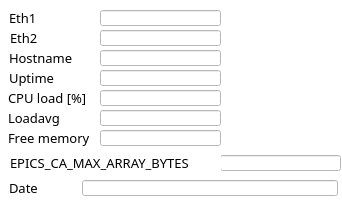
<?xml version="1.0" encoding="UTF-8"?>
<ui version="4.0">
 <class>MainWindow</class>
 <widget class="QMainWindow" name="MainWindow">
  <property name="geometry">
   <rect>
    <x>0</x>
    <y>0</y>
    <width>342</width>
    <height>201</height>
   </rect>
  </property>
  <property name="windowTitle">
   <string extracomment="Libera">Libera Brilliance+</string>
  </property>
  <property name="accessibleName">
   <string>Libera Brilliance+</string>
  </property>
  <property name="accessibleDescription">
   <string/>
  </property>
  <property name="styleSheet">
   <string notr="true">background-color: rgb(255, 255, 255);</string>
  </property>
  <property name="unifiedTitleAndToolBarOnMac">
   <bool>true</bool>
  </property>
  <property name="Title" stdset="0">
   <string>IOC info</string>
  </property>
  <widget class="QWidget" name="centralwidget">
   <widget class="QLabel" name="label_3">
    <property name="geometry">
     <rect>
      <x>9</x>
      <y>10</y>
      <width>67</width>
      <height>16</height>
     </rect>
    </property>
    <property name="font">
     <font>
      <family>Sans Serif</family>
      <pointsize>10</pointsize>
     </font>
    </property>
    <property name="text">
     <string>Eth1</string>
    </property>
   </widget>
   <widget class="caLineEdit" name="ipaddress">
    <property name="geometry">
     <rect>
      <x>100</x>
      <y>10</y>
      <width>121</width>
      <height>16</height>
     </rect>
    </property>
    <property name="font">
     <font>
      <family>FreeSans</family>
      <pointsize>10</pointsize>
     </font>
    </property>
    <property name="styleSheet">
     <string notr="true">caTextEntry,caLineEdit {background-color: rgba(192, 192, 192, 255); color: rgba(0, 0, 0, 255); border-radius: 1px;} caLineEdit {border: 0px; border-style:outset; padding: 0px 0px 0px 2px; border-color: rgba(0, 0, 0, 255) rgba(0, 0, 0, 255)  rgba(0, 0, 0, 255) rgba(0, 0, 0, 255);} caTextEntry { border: 2px; padding: 0px;} caTextEntry {border-style:inset; border-color: rgba(96, 96, 96, 255) rgba(255, 255, 255, 255)  rgba(255, 255, 255, 255) rgba(96, 96, 96, 255);} caTextEntry:focus {padding: 0px; border: 2px groove rgba(255, 0, 0, 255); border-radius: 1px;} </string>
    </property>
    <property name="channel" stdset="0">
     <string notr="true">$(DEVICE):ioc:ip:eth0</string>
    </property>
    <property name="background">
     <color>
      <red>192</red>
      <green>192</green>
      <blue>192</blue>
     </color>
    </property>
    <property name="colorMode">
     <enum>caLineEdit::Static</enum>
    </property>
    <property name="fontScaleMode">
     <enum>caLineEdit::WidthAndHeight</enum>
    </property>
   </widget>
   <widget class="QLabel" name="label_6">
    <property name="geometry">
     <rect>
      <x>8</x>
      <y>90</y>
      <width>85</width>
      <height>16</height>
     </rect>
    </property>
    <property name="font">
     <font>
      <family>Sans Serif</family>
      <pointsize>10</pointsize>
     </font>
    </property>
    <property name="text">
     <string>CPU load [%]</string>
    </property>
   </widget>
   <widget class="caLineEdit" name="cpuload">
    <property name="geometry">
     <rect>
      <x>100</x>
      <y>90</y>
      <width>121</width>
      <height>16</height>
     </rect>
    </property>
    <property name="font">
     <font>
      <family>FreeSans</family>
      <pointsize>10</pointsize>
     </font>
    </property>
    <property name="styleSheet">
     <string notr="true">caTextEntry,caLineEdit {background-color: rgba(192, 192, 192, 255); color: rgba(0, 0, 0, 255); border-radius: 1px;} caLineEdit {border: 0px; border-style:outset; padding: 0px 0px 0px 2px; border-color: rgba(0, 0, 0, 255) rgba(0, 0, 0, 255)  rgba(0, 0, 0, 255) rgba(0, 0, 0, 255);} caTextEntry { border: 2px; padding: 0px;} caTextEntry {border-style:inset; border-color: rgba(96, 96, 96, 255) rgba(255, 255, 255, 255)  rgba(255, 255, 255, 255) rgba(96, 96, 96, 255);} caTextEntry:focus {padding: 0px; border: 2px groove rgba(255, 0, 0, 255); border-radius: 1px;} </string>
    </property>
    <property name="channel" stdset="0">
     <string notr="true">$(DEVICE):ioc:cpu</string>
    </property>
    <property name="background">
     <color>
      <red>192</red>
      <green>192</green>
      <blue>192</blue>
     </color>
    </property>
    <property name="colorMode">
     <enum>caLineEdit::Static</enum>
    </property>
    <property name="fontScaleMode">
     <enum>caLineEdit::WidthAndHeight</enum>
    </property>
   </widget>
   <widget class="QLabel" name="label_2">
    <property name="geometry">
     <rect>
      <x>9</x>
      <y>50</y>
      <width>67</width>
      <height>16</height>
     </rect>
    </property>
    <property name="font">
     <font>
      <family>Sans Serif</family>
      <pointsize>10</pointsize>
     </font>
    </property>
    <property name="text">
     <string>Hostname</string>
    </property>
   </widget>
   <widget class="caLineEdit" name="hostname">
    <property name="geometry">
     <rect>
      <x>100</x>
      <y>50</y>
      <width>121</width>
      <height>16</height>
     </rect>
    </property>
    <property name="font">
     <font>
      <family>FreeSans</family>
      <pointsize>10</pointsize>
     </font>
    </property>
    <property name="channel" stdset="0">
     <string notr="true">$(DEVICE):ioc:hostname</string>
    </property>
    <property name="background">
     <color>
      <red>192</red>
      <green>192</green>
      <blue>192</blue>
     </color>
    </property>
    <property name="colorMode">
     <enum>caLineEdit::Static</enum>
    </property>
    <property name="fontScaleMode">
     <enum>caLineEdit::WidthAndHeight</enum>
    </property>
   </widget>
   <widget class="QLabel" name="label_7">
    <property name="geometry">
     <rect>
      <x>8</x>
      <y>110</y>
      <width>56</width>
      <height>16</height>
     </rect>
    </property>
    <property name="font">
     <font>
      <family>Sans Serif</family>
      <pointsize>10</pointsize>
     </font>
    </property>
    <property name="text">
     <string>Loadavg</string>
    </property>
   </widget>
   <widget class="caLineEdit" name="loadavg">
    <property name="geometry">
     <rect>
      <x>100</x>
      <y>110</y>
      <width>121</width>
      <height>16</height>
     </rect>
    </property>
    <property name="font">
     <font>
      <family>FreeSans</family>
      <pointsize>10</pointsize>
     </font>
    </property>
    <property name="channel" stdset="0">
     <string notr="true">$(DEVICE):ioc:loadavg</string>
    </property>
    <property name="background">
     <color>
      <red>192</red>
      <green>192</green>
      <blue>192</blue>
     </color>
    </property>
    <property name="colorMode">
     <enum>caLineEdit::Static</enum>
    </property>
    <property name="fontScaleMode">
     <enum>caLineEdit::WidthAndHeight</enum>
    </property>
   </widget>
   <widget class="QLabel" name="label_4">
    <property name="geometry">
     <rect>
      <x>9</x>
      <y>70</y>
      <width>71</width>
      <height>16</height>
     </rect>
    </property>
    <property name="font">
     <font>
      <family>Sans Serif</family>
      <pointsize>10</pointsize>
     </font>
    </property>
    <property name="text">
     <string>Uptime</string>
    </property>
   </widget>
   <widget class="caLineEdit" name="uptime">
    <property name="geometry">
     <rect>
      <x>100</x>
      <y>70</y>
      <width>121</width>
      <height>16</height>
     </rect>
    </property>
    <property name="font">
     <font>
      <family>FreeSans</family>
      <pointsize>10</pointsize>
     </font>
    </property>
    <property name="channel" stdset="0">
     <string notr="true">$(DEVICE):ioc:uptime</string>
    </property>
    <property name="background">
     <color>
      <red>192</red>
      <green>192</green>
      <blue>192</blue>
     </color>
    </property>
    <property name="colorMode">
     <enum>caLineEdit::Static</enum>
    </property>
    <property name="fontScaleMode">
     <enum>caLineEdit::WidthAndHeight</enum>
    </property>
   </widget>
   <widget class="QLabel" name="label_8">
    <property name="geometry">
     <rect>
      <x>8</x>
      <y>130</y>
      <width>86</width>
      <height>16</height>
     </rect>
    </property>
    <property name="font">
     <font>
      <family>Sans Serif</family>
      <pointsize>10</pointsize>
     </font>
    </property>
    <property name="text">
     <string>Free memory</string>
    </property>
   </widget>
   <widget class="caLineEdit" name="free_mem">
    <property name="geometry">
     <rect>
      <x>100</x>
      <y>130</y>
      <width>121</width>
      <height>16</height>
     </rect>
    </property>
    <property name="font">
     <font>
      <family>FreeSans</family>
      <pointsize>10</pointsize>
     </font>
    </property>
    <property name="channel" stdset="0">
     <string notr="true">$(DEVICE):ioc:free_mem</string>
    </property>
    <property name="background">
     <color>
      <red>192</red>
      <green>192</green>
      <blue>192</blue>
     </color>
    </property>
    <property name="colorMode">
     <enum>caLineEdit::Static</enum>
    </property>
    <property name="fontScaleMode">
     <enum>caLineEdit::WidthAndHeight</enum>
    </property>
   </widget>
   <widget class="QLabel" name="label_5">
    <property name="geometry">
     <rect>
      <x>9</x>
      <y>180</y>
      <width>32</width>
      <height>16</height>
     </rect>
    </property>
    <property name="font">
     <font>
      <family>Sans Serif</family>
      <pointsize>10</pointsize>
     </font>
    </property>
    <property name="text">
     <string>Date</string>
    </property>
   </widget>
   <widget class="caLineEdit" name="iocdate">
    <property name="geometry">
     <rect>
      <x>82</x>
      <y>180</y>
      <width>256</width>
      <height>16</height>
     </rect>
    </property>
    <property name="font">
     <font>
      <family>FreeSans</family>
      <pointsize>10</pointsize>
     </font>
    </property>
    <property name="channel" stdset="0">
     <string notr="true">$(DEVICE):ioc:date</string>
    </property>
    <property name="background">
     <color alpha="192">
      <red>192</red>
      <green>192</green>
      <blue>192</blue>
     </color>
    </property>
    <property name="colorMode">
     <enum>caLineEdit::Static</enum>
    </property>
    <property name="fontScaleMode">
     <enum>caLineEdit::WidthAndHeight</enum>
    </property>
   </widget>
   <widget class="QLabel" name="label_9">
    <property name="geometry">
     <rect>
      <x>10</x>
      <y>30</y>
      <width>67</width>
      <height>16</height>
     </rect>
    </property>
    <property name="font">
     <font>
      <family>Sans Serif</family>
      <pointsize>10</pointsize>
     </font>
    </property>
    <property name="text">
     <string>Eth2</string>
    </property>
   </widget>
   <widget class="caLineEdit" name="ipaddress_2">
    <property name="geometry">
     <rect>
      <x>100</x>
      <y>30</y>
      <width>121</width>
      <height>16</height>
     </rect>
    </property>
    <property name="font">
     <font>
      <family>FreeSans</family>
      <pointsize>10</pointsize>
     </font>
    </property>
    <property name="channel" stdset="0">
     <string notr="true">$(DEVICE):ioc:ip:eth1</string>
    </property>
    <property name="background">
     <color>
      <red>192</red>
      <green>192</green>
      <blue>192</blue>
     </color>
    </property>
    <property name="colorMode">
     <enum>caLineEdit::Static</enum>
    </property>
    <property name="fontScaleMode">
     <enum>caLineEdit::WidthAndHeight</enum>
    </property>
   </widget>
   <widget class="caLineEdit" name="free_mem_2">
    <property name="geometry">
     <rect>
      <x>220</x>
      <y>155</y>
      <width>121</width>
      <height>16</height>
     </rect>
    </property>
    <property name="font">
     <font>
      <family>FreeSans</family>
      <pointsize>10</pointsize>
     </font>
    </property>
    <property name="channel" stdset="0">
     <string notr="true">$(DEVICE):ioc:max_bytes</string>
    </property>
    <property name="background">
     <color>
      <red>192</red>
      <green>192</green>
      <blue>192</blue>
     </color>
    </property>
    <property name="colorMode">
     <enum>caLineEdit::Static</enum>
    </property>
    <property name="fontScaleMode">
     <enum>caLineEdit::WidthAndHeight</enum>
    </property>
   </widget>
   <widget class="QLabel" name="label_10">
    <property name="geometry">
     <rect>
      <x>10</x>
      <y>155</y>
      <width>211</width>
      <height>16</height>
     </rect>
    </property>
    <property name="font">
     <font>
      <family>Sans Serif</family>
      <pointsize>10</pointsize>
     </font>
    </property>
    <property name="text">
     <string>EPICS_CA_MAX_ARRAY_BYTES</string>
    </property>
   </widget>
  </widget>
  <action name="actionADC_raw_data">
   <property name="text">
    <string>ADC raw data</string>
   </property>
  </action>
  <action name="actionTurn_by_turn_data">
   <property name="text">
    <string>Turn-by-turn data</string>
   </property>
  </action>
  <action name="actionSlow_acquisition_data">
   <property name="text">
    <string>Slow acquisition data</string>
   </property>
  </action>
 </widget>
 <customwidgets>
  <customwidget>
   <class>caLineEdit</class>
   <extends>QLineEdit</extends>
   <header>caLineEdit</header>
  </customwidget>
 </customwidgets>
 <resources>
  <include location="images/images.qrc"/>
 </resources>
 <connections/>
 <designerdata>
  <property name="gridDeltaX">
   <number>5</number>
  </property>
  <property name="gridDeltaY">
   <number>5</number>
  </property>
  <property name="gridSnapX">
   <bool>true</bool>
  </property>
  <property name="gridSnapY">
   <bool>true</bool>
  </property>
  <property name="gridVisible">
   <bool>true</bool>
  </property>
 </designerdata>
</ui>
